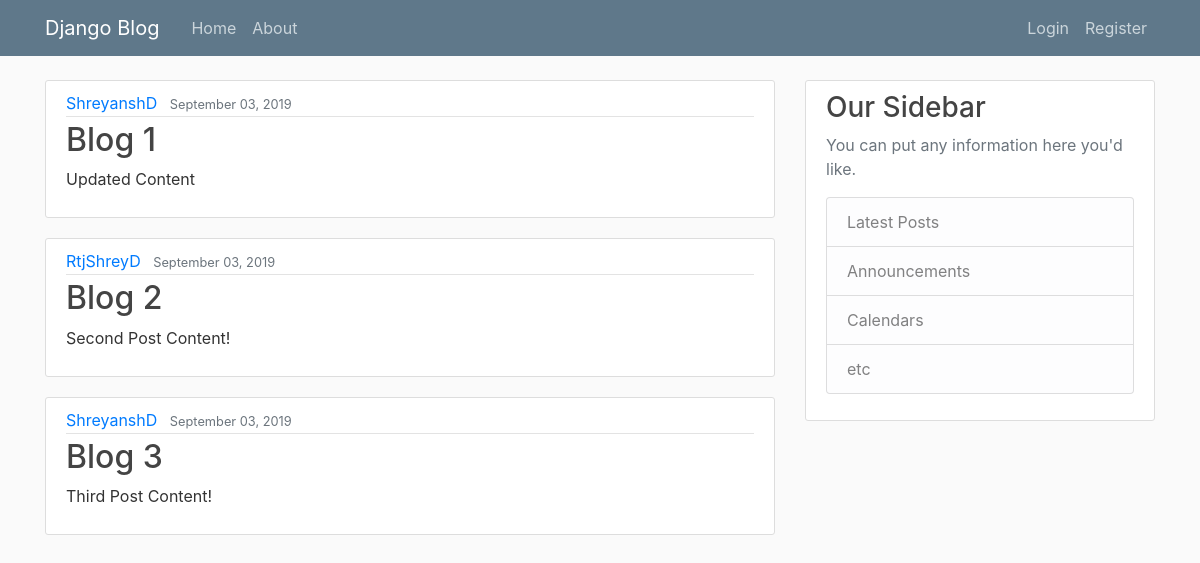
The page / on the database its author committed.
### blog/models.py (models this page shows, shortened)
class Post(models.Model):
    title = models.CharField(max_length=100)
    content = models.TextField()
    date_posted = models.DateTimeField(default=timezone.now) #if date is not added by user posting then it will take current default date
    author = models.ForeignKey(User, on_delete=models.CASCADE) #on_delete=....here is specifying if the user is deleted then delete the posts too

### blog/views.py (the view)
# urls.py: path('', views.home, name = 'blog-home'),
def home(request):
    context = {
        'posts': Post.objects.all()
    }
    return render(request, 'blog/home.html', context)

### blog/templates/blog/home.html
{% extends "blog/base.html" %}
{% block content %}
    {% for post in posts %}
        <article class="media content-section">
            <div class="media-body">
                <div class="article-metadata">
                    <a class="mr-2" href="#">{{ post.author }}</a>
                    <small class="text-muted">{{ post.date_posted | date:"F d, Y" }}</small>  <! Date formatting is from the documentatn at https://docs.djangoproject.com/en/2.1/ref/templates/builtins/#date >
                </div>
                <h2><a class="article-title" href="#">{{ post.title }}</a></h2>
                <p class="article-content">{{ post.content }}</p>
            </div>
        </article>
    {% endfor %}
{% endblock content %}

### blog/static/blog/main.css (style rules this page uses)
body { background: #fafafa; color: #333333; margin-top: 5rem; }
h1, h2, h3, h4, h5, h6 { color: #444444; }
.content-section { background: #ffffff; padding: 10px 20px; border: 1px solid #dddddd; border-radius: 3px; margin-bottom: 20px; }
.article-title { color: #444444; }
.article-content { white-space: pre-line; }
.article-metadata { padding-bottom: 1px; margin-bottom: 4px; border-bottom: 1px solid #e3e3e3 }

### rows shown on the page
Post: author "ShreyanshD", date_posted "September 03, 2019", title "Blog 1", content "Updated Content"
Post: author "RtjShreyD", date_posted "September 03, 2019", title "Blog 2", content "Second Post Content!"
Post: author "ShreyanshD", date_posted "September 03, 2019", title "Blog 3", content "Third Post Content!"
